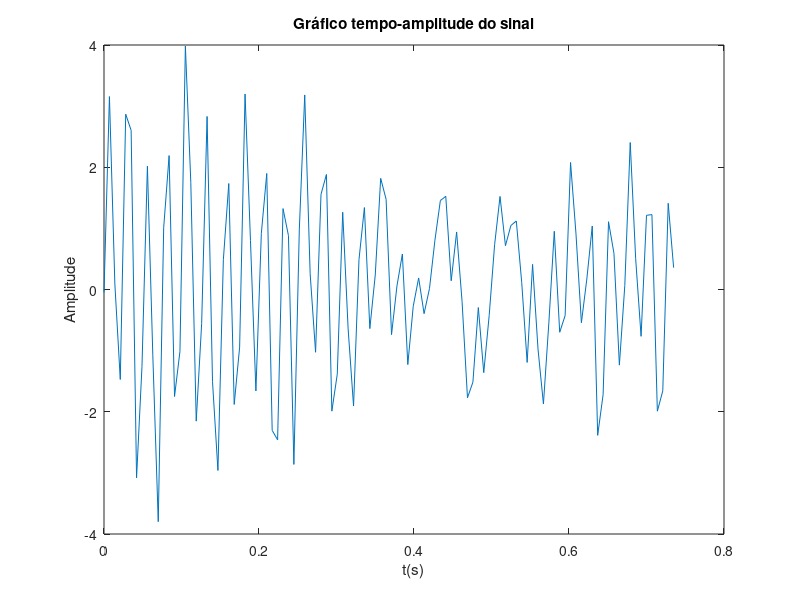
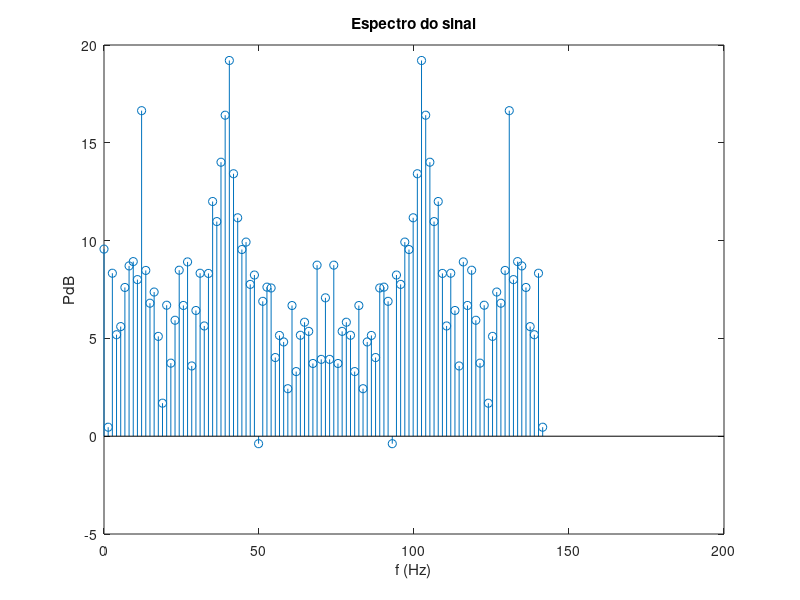

These figures' MATLAB source, in order: (Note: this script raises an error after producing the figures.)
clear all, close all, clc;
data = importdata('Aula30Mar.mat');
kRr = data.kRr;
qTs = data.qTs;


%tempo-amplitude
 qTT = (length(kRr)-1)*qTs; %duração do sinal
 btt = 0:qTs:qTT; %contrução do vector de tempo
 figure();
 plot(btt,kRr);
 title('Gráfico tempo-amplitude do sinal')
 xlabel('t(s)')
 ylabel('Amplitude')
 
 %abordagem espectral clássica
dft = abs(fft(kRr));
f = ((1/qTs) * 1/(length(kRr)) * (0:length(kRr)-1))'; %normalização das frequências
figure();
stem(f, 10*log10(dft)');
title('Espectro do sinal')
xlabel('f (Hz)')
ylabel('PdB')

pxx = pburg(kRr, 32, f, 1/qTs);
figure();
% plot(f,10*log10(pxx));
stem(f,pxx);
title('Burg estimation')
xlabel('f (Hz)')
ylabel('|P(f)|')


[pxx,~] = pcov(kRr,32,f,1/qTs);
figure();
stem(f,pxx);
title('covariance estimation')
xlabel('f (Hz)')
ylabel('|P(f)|')